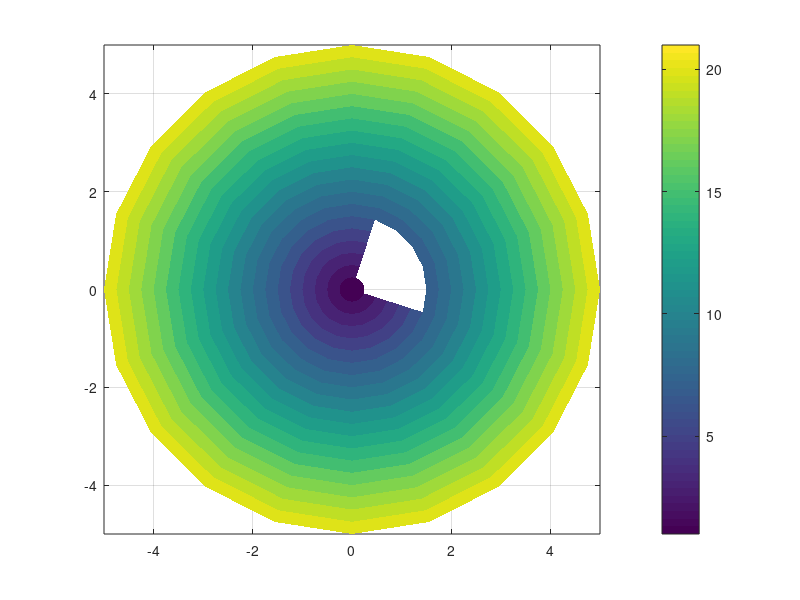
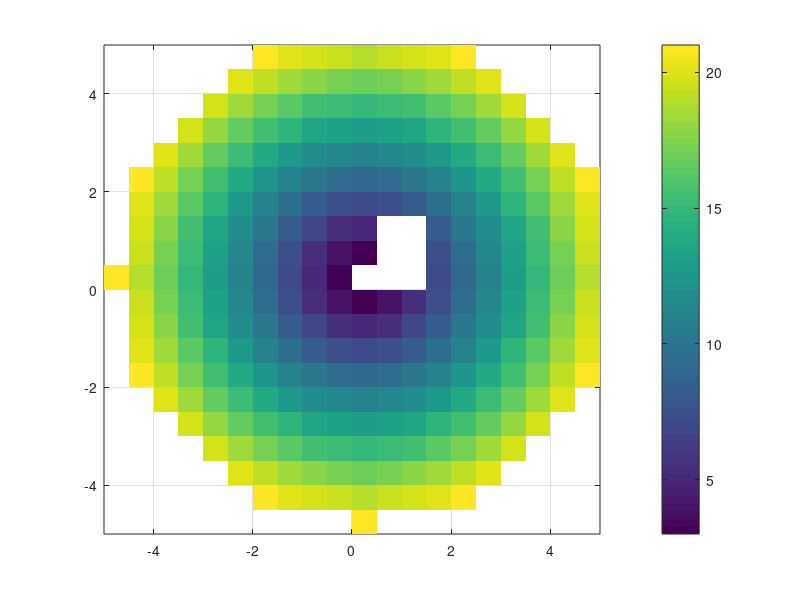
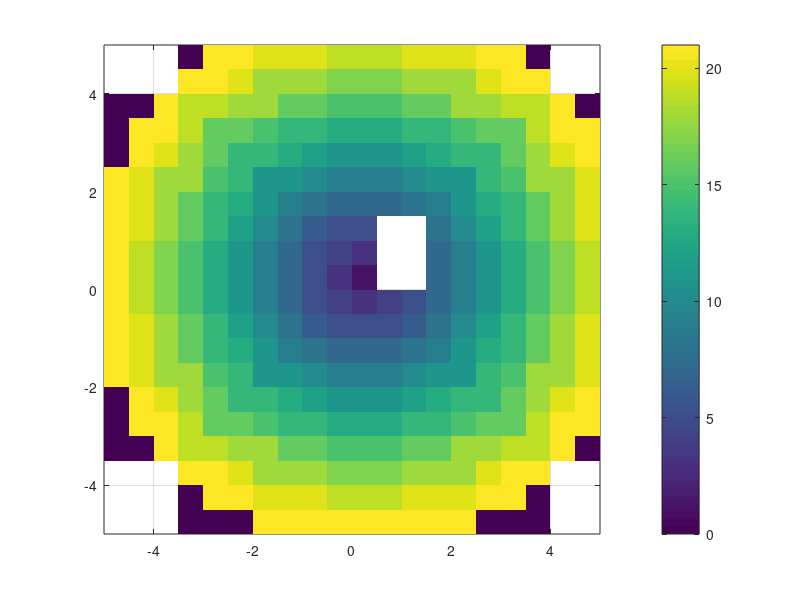

Source code (MATLAB) for these figures, in order:
   close all;
   clear all;
   rangel=5;
   r=0:0.25:rangel;  
   rotaz=0:180/10:360;
   for j=1:numel(r)
   for k=1:numel(rotaz)
   x(j,k)=r(j)*sin(rotaz(k)*pi/180);
   y(j,k)=r(j)*cos(rotaz(k)*pi/180);
   end
   end
   
%    testdata=zeros(numel(r),numel(rotaz));
%    testdata=rand(numel(r),numel(rotaz)).*10;
   for kii=1:numel(r)
    for kjj=1:numel(rotaz)
        testdata(kii,kjj)=kii;
    end
end
   testdata(2:6,2:6)=nan;
   
   
   
   [xi2,yi2] = meshgrid(-1*rangel:0.5:rangel,-1*rangel:0.5:rangel);
    kk=-1*rangel:0.5:rangel;
   %    xi3=xi2-1;
%    yi3=yi2-1;
cartdata=zeros(numel(kk),numel(kk));
   
%     for ii=1:numel(kk)
%         for jj=1:numel(kk)
%             n=1;         
%             for ti=1:numel(r)
%                 for tj=1:numel(rotaz)
%                     if ((xi2(ii,jj)-x(ti,tj)))^2+((yi2(ii,jj)-y(ti,tj)))^2<2
%                         ddist(1,n)=((xi2(ii,jj)-x(ti,tj)))^2+((yi2(ii,jj)-y(ti,tj)))^2;
% %                     if abs((xi2(ii,jj)-x(ti,tj)))+abs((yi2(ii,jj)-y(ti,tj)))^2<2
% %                         ddist(1,n)=abs((xi2(ii,jj)-x(ti,tj)))+abs((yi2(ii,jj)-y(ti,tj)));                    
%                         ddist(2,n)=ti;
%                         ddist(3,n)=tj;
%                         n=n+1;
%                     else
%                         ddist(1,n)=100;
%                         ddist(2,n)=nan;
%                         ddist(3,n)=nan; 
%                         n=1;
%                     end
%                     
%                 end
%             end
% %             ddist(1,:)
% %             min(ddist(1,:))
%                 if (sum(ddist(1,:))>=0 & min(ddist(1,:))<100 )                    
%                 n2=find(ddist(1,:)==min(ddist(1,:)));
%                 if numel(n2)>1
%                 kkk=n2;
%                 clear n2
%                 n2=min(kkk(:));
%                 end
%                 cartdata(ii,jj)=testdata(ddist(2,n2),ddist(3,n2));
%                 else
%                 cartdata(ii,jj)=nan;    
%                 end
%                 clear ddist
%         end        
%     end
   cartdata = griddata(x,y,testdata,xi2,yi2);
   
   cartdata2=zeros(numel(kk),numel(kk));
   grdsize=1;
    for ii=1:numel(kk)
        for jj=1:numel(kk)
            [fi fj]=find(x>xi2(ii,jj)-grdsize & x<xi2(ii,jj)+grdsize & ...
                            y>yi2(ii,jj)-grdsize & y<yi2(ii,jj)+grdsize);
            numfi=numel(fi);
            if numfi>0
                    ddist=zeros(3,numfi);
            for iii=1:numfi    
                ddist(1,iii)=abs((xi2(ii,jj)-x(fi(iii),fj(iii))))+abs((yi2(ii,jj)-y(fi(iii),fj(iii))));
                ddist(2,iii)=fi(iii);
                ddist(3,iii)=fj(iii);
            end
            mindist=ddist(1,:);
            if min(mindist(:))<grdsize
                minidx=find(mindist==min(mindist(:)));
                if numel(minidx)>1
                    hh=minidx;
                    clear minidx;
                    minidx=min(hh(:));
                end
                cartdata2(ii,jj)=testdata(ddist(2,minidx),ddist(3,minidx));
                clear ddist;
            end
            else
                cartdata2(ii,jj)=nan;
            end
        end        
    end

   
   figure(1)
   pcolor(x,y,testdata);
   colorbar;
   shading flat;
   grid on;
%    
   figure(2)
   pcolor(xi2,yi2,cartdata);
   colorbar;
   shading flat;
   xlim([-1*rangel rangel])
   ylim([-1*rangel rangel])
   grid on;
   
   figure(3)
   pcolor(xi2,yi2,cartdata2);
   colorbar;
   shading flat;
   xlim([-1*rangel rangel])
   ylim([-1*rangel rangel])
   grid on;
   